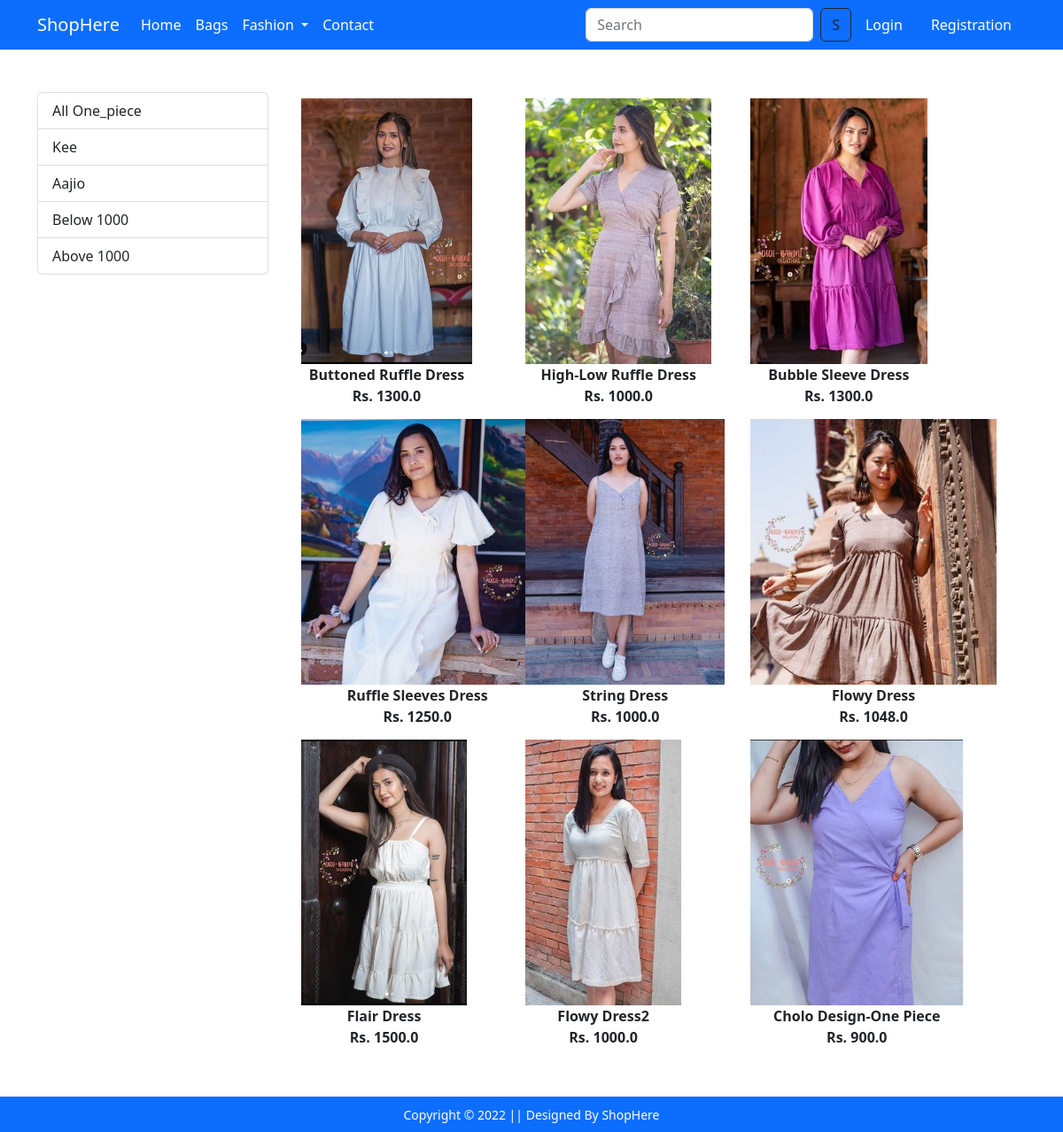
Screenshot of /one_piece/ with the database file from the repository.
### app/models.py (models this page shows, shortened)
class Product(models.Model):
    title=models.CharField(max_length=100)
    selling_price=models.FloatField()
    discounted_price=models.FloatField()
    description=models.TextField()
    brand=models.CharField(max_length=100)
    category=models.CharField(choices=CATEGORY_CHOICES, max_length=5)
    product_image=models.ImageField(upload_to='productimg')

### app/views.py (the view)
# urls.py: path('one_piece/',views.one_piece,name='onepiece'),
def one_piece(request, data=None):
    if data==None:
        onepiece=Product.objects.filter(category='OP')
    elif data=='kee' or data=='Aajio':
        onepiece=Product.objects.filter(category='OP').filter(brand=data)
    elif data=='below':
        onepiece=Product.objects.filter(category='OP').filter(discounted_price__lt=1000)
    elif data=='above':
        onepiece=Product.objects.filter(category='OP').filter(discounted_price__gt=1000)
    return render(request, 'app/one_piece.html',{'onepiece':onepiece})

### app/templates/app/one_piece.html (shortened to what this page needs)
{% extends 'app/base.html' %}
{% load static %}
{% block main_content %}
    <div class="container my-5">
        <div class="row">
            <div class="col-sm-3">
                <div class="list-group">
                    <a href="{% url 'onepiece' %}" class="list-group-item  list-group-item-action" aria-current="true">All One_piece</a>
                    <a href="{% url 'onepiecedata' 'kee' %}" class="list-group-item list-group-item-action" aria-current="true">Kee</a>
                    <a href="{% url 'onepiecedata' 'Aajio' %}" class="list-group-item list-group-item-action" aria-current="true">Aajio</a>
                    <a href="{% url 'onepiecedata' 'below' %}" class="list-group-item list-group-item-action">Below 1000</a>
                    <a href="{% url 'onepiecedata' 'above' %}" class="list-group-item list-group-item-active">Above 1000</a>
                </div>
            </div>
            <div class="col-sm-8">
                <div class="row">
                    {% for product in onepiece %}
                        <div class="col-sm-4">
                            <a href="{% url 'product_detail' product.id %}" class="btn">
                                <div class="item">
                                    <img src="{{product.product_image.url}}" alt="" height="300" class="">
                                    <div class="fw-bold">
                                        {{product.title}}
                                    </div>
                                    <div class="fw-bold">
                                        Rs. {{product.discounted_price}}
                                    </div>
                                </div>
                            </a>
                        </div>
                    {% endfor %}
                </div>
            </div>
        </div>
    </div>
{% endblock main_content %}

### rows the page displays
Product: product_image (picture), title "Buttoned Ruffle Dress", discounted_price "1300.0"
Product: product_image (picture), title "High-Low Ruffle Dress", discounted_price "1000.0"
Product: product_image (picture), title "Bubble Sleeve Dress", discounted_price "1300.0"
Product: product_image (picture), title "Ruffle Sleeves Dress", discounted_price "1250.0"
Product: product_image (picture), title "String Dress", discounted_price "1000.0"
Product: product_image (picture), title "Flowy Dress", discounted_price "1048.0"
Product: product_image (picture), title "Flair Dress", discounted_price "1500.0"
Product: product_image (picture), title "Flowy Dress2", discounted_price "1000.0"
Product: product_image (picture), title "Cholo Design-One Piece", discounted_price "900.0"
